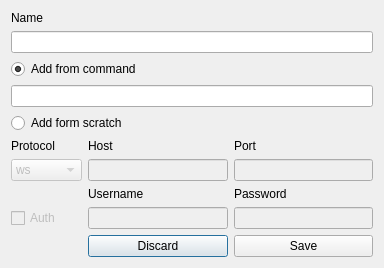
<?xml version="1.0" encoding="UTF-8"?>
<ui version="4.0">
 <class>Dialog_addnode</class>
 <widget class="QDialog" name="Dialog_addnode">
  <property name="geometry">
   <rect>
    <x>0</x>
    <y>0</y>
    <width>384</width>
    <height>258</height>
   </rect>
  </property>
  <property name="windowTitle">
   <string>Add new node</string>
  </property>
  <layout class="QGridLayout" name="gridLayout_2">
   <item row="1" column="0">
    <layout class="QGridLayout" name="gridLayout" rowstretch="0,0,0,0,0,0,0,0,0,0,0">
     <property name="horizontalSpacing">
      <number>6</number>
     </property>
     <item row="9" column="1">
      <widget class="QLineEdit" name="lineEdit_username">
       <property name="enabled">
        <bool>false</bool>
       </property>
       <property name="readOnly">
        <bool>false</bool>
       </property>
      </widget>
     </item>
     <item row="9" column="2">
      <widget class="QLineEdit" name="lineEdit_password">
       <property name="enabled">
        <bool>false</bool>
       </property>
       <property name="frame">
        <bool>true</bool>
       </property>
       <property name="echoMode">
        <enum>QLineEdit::Password</enum>
       </property>
       <property name="clearButtonEnabled">
        <bool>false</bool>
       </property>
      </widget>
     </item>
     <item row="4" column="0" colspan="3">
      <widget class="QRadioButton" name="radioButton_addscratch">
       <property name="text">
        <string>Add form scratch</string>
       </property>
      </widget>
     </item>
     <item row="1" column="0" colspan="3">
      <widget class="QLineEdit" name="lineEdit_name"/>
     </item>
     <item row="5" column="0">
      <widget class="QLabel" name="label">
       <property name="text">
        <string>Protocol</string>
       </property>
      </widget>
     </item>
     <item row="10" column="1">
      <widget class="QPushButton" name="pushButton_discard">
       <property name="text">
        <string>Discard</string>
       </property>
      </widget>
     </item>
     <item row="9" column="0">
      <widget class="QCheckBox" name="checkBox_auth">
       <property name="enabled">
        <bool>false</bool>
       </property>
       <property name="text">
        <string>Auth</string>
       </property>
      </widget>
     </item>
     <item row="6" column="2">
      <widget class="QLineEdit" name="lineEdit_port">
       <property name="enabled">
        <bool>false</bool>
       </property>
       <property name="contextMenuPolicy">
        <enum>Qt::PreventContextMenu</enum>
       </property>
       <property name="inputMethodHints">
        <set>Qt::ImhNone</set>
       </property>
      </widget>
     </item>
     <item row="6" column="0">
      <widget class="QComboBox" name="comboBox_protocol">
       <property name="enabled">
        <bool>false</bool>
       </property>
       <item>
        <property name="text">
         <string>ws</string>
        </property>
       </item>
       <item>
        <property name="text">
         <string>ws+ssl</string>
        </property>
       </item>
       <item>
        <property name="text">
         <string>http</string>
        </property>
       </item>
       <item>
        <property name="text">
         <string>http+ssl</string>
        </property>
       </item>
       <item>
        <property name="text">
         <string>socks4</string>
        </property>
       </item>
       <item>
        <property name="text">
         <string>socks5</string>
        </property>
       </item>
      </widget>
     </item>
     <item row="5" column="1">
      <widget class="QLabel" name="label_2">
       <property name="text">
        <string>Host</string>
       </property>
      </widget>
     </item>
     <item row="2" column="0" colspan="3">
      <widget class="QRadioButton" name="radioButton_addcommand">
       <property name="text">
        <string>Add from command</string>
       </property>
       <property name="checked">
        <bool>true</bool>
       </property>
      </widget>
     </item>
     <item row="3" column="0" colspan="3">
      <widget class="QLineEdit" name="lineEdit_command">
       <property name="enabled">
        <bool>true</bool>
       </property>
      </widget>
     </item>
     <item row="7" column="2">
      <widget class="QLabel" name="label_5">
       <property name="text">
        <string>Password</string>
       </property>
      </widget>
     </item>
     <item row="6" column="1">
      <widget class="QLineEdit" name="lineEdit_host">
       <property name="enabled">
        <bool>false</bool>
       </property>
      </widget>
     </item>
     <item row="7" column="1">
      <widget class="QLabel" name="label_4">
       <property name="text">
        <string>Username</string>
       </property>
      </widget>
     </item>
     <item row="5" column="2">
      <widget class="QLabel" name="label_3">
       <property name="text">
        <string>Port</string>
       </property>
      </widget>
     </item>
     <item row="10" column="2">
      <widget class="QPushButton" name="pushButton_save">
       <property name="text">
        <string>Save</string>
       </property>
      </widget>
     </item>
     <item row="0" column="0" colspan="3">
      <widget class="QLabel" name="label_6">
       <property name="text">
        <string>Name</string>
       </property>
      </widget>
     </item>
    </layout>
   </item>
  </layout>
 </widget>
 <resources/>
 <connections>
  <connection>
   <sender>radioButton_addscratch</sender>
   <signal>toggled(bool)</signal>
   <receiver>comboBox_protocol</receiver>
   <slot>setEnabled(bool)</slot>
   <hints>
    <hint type="sourcelabel">
     <x>191</x>
     <y>83</y>
    </hint>
    <hint type="destinationlabel">
     <x>49</x>
     <y>138</y>
    </hint>
   </hints>
  </connection>
  <connection>
   <sender>radioButton_addcommand</sender>
   <signal>toggled(bool)</signal>
   <receiver>lineEdit_command</receiver>
   <slot>setEnabled(bool)</slot>
   <hints>
    <hint type="sourcelabel">
     <x>147</x>
     <y>16</y>
    </hint>
    <hint type="destinationlabel">
     <x>150</x>
     <y>45</y>
    </hint>
   </hints>
  </connection>
  <connection>
   <sender>radioButton_addscratch</sender>
   <signal>toggled(bool)</signal>
   <receiver>lineEdit_host</receiver>
   <slot>setEnabled(bool)</slot>
   <hints>
    <hint type="sourcelabel">
     <x>191</x>
     <y>83</y>
    </hint>
    <hint type="destinationlabel">
     <x>163</x>
     <y>138</y>
    </hint>
   </hints>
  </connection>
  <connection>
   <sender>radioButton_addscratch</sender>
   <signal>toggled(bool)</signal>
   <receiver>lineEdit_port</receiver>
   <slot>setEnabled(bool)</slot>
   <hints>
    <hint type="sourcelabel">
     <x>191</x>
     <y>83</y>
    </hint>
    <hint type="destinationlabel">
     <x>305</x>
     <y>138</y>
    </hint>
   </hints>
  </connection>
  <connection>
   <sender>radioButton_addscratch</sender>
   <signal>toggled(bool)</signal>
   <receiver>checkBox_auth</receiver>
   <slot>setEnabled(bool)</slot>
   <hints>
    <hint type="sourcelabel">
     <x>191</x>
     <y>83</y>
    </hint>
    <hint type="destinationlabel">
     <x>49</x>
     <y>194</y>
    </hint>
   </hints>
  </connection>
  <connection>
   <sender>checkBox_auth</sender>
   <signal>toggled(bool)</signal>
   <receiver>lineEdit_username</receiver>
   <slot>setEnabled(bool)</slot>
   <hints>
    <hint type="sourcelabel">
     <x>49</x>
     <y>194</y>
    </hint>
    <hint type="destinationlabel">
     <x>163</x>
     <y>194</y>
    </hint>
   </hints>
  </connection>
  <connection>
   <sender>checkBox_auth</sender>
   <signal>toggled(bool)</signal>
   <receiver>lineEdit_password</receiver>
   <slot>setEnabled(bool)</slot>
   <hints>
    <hint type="sourcelabel">
     <x>49</x>
     <y>194</y>
    </hint>
    <hint type="destinationlabel">
     <x>305</x>
     <y>194</y>
    </hint>
   </hints>
  </connection>
  <connection>
   <sender>pushButton_discard</sender>
   <signal>clicked(bool)</signal>
   <receiver>Dialog_addnode</receiver>
   <slot>reject()</slot>
   <hints>
    <hint type="sourcelabel">
     <x>167</x>
     <y>234</y>
    </hint>
    <hint type="destinationlabel">
     <x>191</x>
     <y>128</y>
    </hint>
   </hints>
  </connection>
  <connection>
   <sender>pushButton_save</sender>
   <signal>clicked(bool)</signal>
   <receiver>Dialog_addnode</receiver>
   <slot>accept()</slot>
   <hints>
    <hint type="sourcelabel">
     <x>307</x>
     <y>234</y>
    </hint>
    <hint type="destinationlabel">
     <x>191</x>
     <y>128</y>
    </hint>
   </hints>
  </connection>
 </connections>
</ui>
